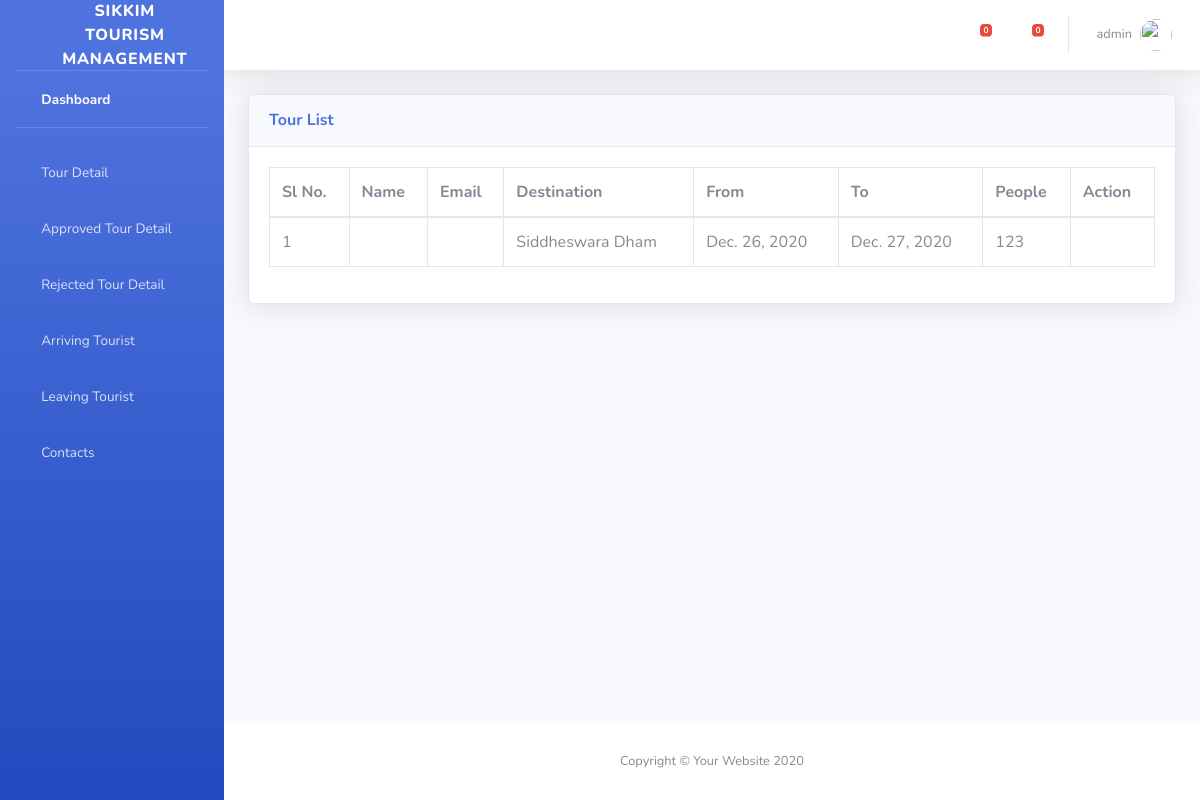
The app's page /Tour/?Rejected=1 (signed in) with its own data.
### signup/models.py (models this page shows)
class Tour(models.Model):
    destination = models.ForeignKey(Destinations, on_delete=models.CASCADE)
    user = models.ForeignKey(User, on_delete=models.CASCADE)
    datefrom = models.DateField(_("From"), auto_now=False, auto_now_add=False)
    dateto = models.DateField(_("To"), auto_now=False, auto_now_add=False)
    people = models.IntegerField(_("No of People"))
    read = models.BooleanField(default=False)
    arriving = models.BooleanField(default=False)
    leaving = models.BooleanField(default=False)
    timenow = models.DateTimeField(auto_now=True)
    approve = models.BooleanField(null=True, blank=True)

class Destinations(models.Model):
    name = models.CharField(_("Name"), max_length=50)
    address = models.CharField(_("Address"), max_length=100)
    description = models.CharField(_("Description"), max_length=100)
    image = models.CharField(_("Image"), max_length=50)
    text = models.TextField(_("Text"))

### signup/views.py (the view)
# urls.py: path('Tour/', views.TourView.as_view(), name="tour"),
class TourView(LoginRequiredMixin, ListView):
    model = Tour
    template_name="admin/tables.html"
    def get_queryset(self, *args, **kwargs):
        qs = super(TourView, self).get_queryset(*args, **kwargs)
        if 'Approve' in self.request.GET:
            return qs.filter(approve=True)
        elif 'Rejected' in self.request.GET:
            return qs.filter(approve=False)
        elif 'Today' in self.request.GET:
            return qs.filter(approve=True, datefrom = datetime.date.today())
        elif 'Todayleaving' in self.request.GET:
            return qs.filter(approve=True, dateto = datetime.date.today())
        else:
            return qs.filter(approve=None)
    def get_context_data(self, **kwargs):
        context = super(TourView, self).get_context_data(**kwargs)
        context['tp'] = True
        t = Tour.objects.all()
        t.update(read=True)
        context['messages'] = Contact.objects.filter(read=False)
        return context

### template/admin/tables.html (shortened to what this page needs)
  {% extends 'admin/adminbase.html' %}
  {% load static%}
    {% block css%}
    <link href="{% static 'vendor/datatables/dataTables.bootstrap4.min.css' %}" rel="stylesheet">
    {% endblock%}
        {% block content%}
                <div class="container-fluid">
                    <div class="card shadow mb-4">
                        <div class="card-header py-3">
                            <h6 class="m-0 font-weight-bold text-primary">Tour List</h6>
                        </div>
                        <div class="card-body">
                            <div class="table-responsive">
                                <table class="table table-bordered" id="dataTable" width="100%" cellspacing="0">
                                    <thead>
                                        <tr>
                                            <th>Sl No.</th>
                                            <th>Name</th>
                                            <th>Email</th>
                                            <th>Destination</th>
                                            <th>From</th>
                                            <th>To</th>
                                            <th>People</th>
                                            <th>Action </th>
                                        </tr>
                                    </thead>
                                     <tbody>
                                        {% for i in object_list %}
                                        <tr>
                                            <td class="data">{{forloop.counter}}</td>
                                            <td class="data">{{i.user.first_name}}</td>
                                            <td class="data">{{i.user.email}}</td>
                                            <td class="data">{{i.destination.name}}</td>
                                            <td class="data">{{i.datefrom}}</td>
                                            <td class="data">{{i.dateto}}</td>
                                            <td class="data">{{i.people}}</td>
                                            <th>
                                            </th>
                                        </tr>
                                        {% endfor %}
                                    </tbody>
                                </table>
                            </div>
                        </div>
                    </div>
                </div>
            </div>
{% endblock %}

### template/admin/adminbase.html (shortened to what this page needs)
{% load static %}
<!DOCTYPE html>
<html lang="en">
<head>
    <link href="{% static 'vendor/fontawesome-free/css/all.min.css'%}" rel="stylesheet" type="text/css">
    <link href="{% static 'css/sb-admin-2.min.css'%}" rel="stylesheet">
       {% block css%}
        {% endblock %}
</head>
<body id="page-top">
    <div id="wrapper">
        <ul class="navbar-nav bg-gradient-primary sidebar sidebar-dark accordion" id="accordionSidebar">
            <a class="sidebar-brand d-flex align-items-center justify-content-center" href="index.html">
                <div class="sidebar-brand-icon rotate-n-15">
                    <i class="fas fa-laugh-wink"></i>
                </div>
                <div class="sidebar-brand-text mx-3">Sikkim Tourism Management</div>
            </a>
            <hr class="sidebar-divider my-0">
            <li class="nav-item active">
                <a class="nav-link" href="{% url 'adminview'%}">
                    <i class="fas fa-fw fa-tachometer-alt"></i>
                    <span>Dashboard</span></a>
            </li>
            <hr class="sidebar-divider">
            <li class="nav-item">
                <a class="nav-link" href="{% url 'tour' %}">
                    <i class="fas fa-fw fa-chart-area"></i>
                    <span>Tour Detail</span></a>
            </li>
            <li class="nav-item">
                <a class="nav-link" href="{% url 'tour' %}?Approve=1">
                    <i class="fas fa-fw fa-chart-area"></i>
                    <span>Approved Tour Detail</span></a>
            </li>
            <li class="nav-item">
                <a class="nav-link" href="{% url 'tour' %}?Rejected=1">
                    <i class="fas fa-fw fa-chart-area"></i>
                    <span>Rejected Tour Detail</span></a>
            </li>
                <li class="nav-item">
                <a class="nav-link" href="{% url 'tour' %}?Today=1">
                    <i class="fas fa-fw fa-chart-area"></i>
                    <span>Arriving Tourist</span></a>
            </li>
            <li class="nav-item">
                <a class="nav-link" href="{% url 'tour' %}?Todayleaving=1">
                    <i class="fas fa-fw fa-chart-area"></i>
                    <span>Leaving Tourist</span></a>
            </li>
            <li class="nav-item">
                <a class="nav-link" href="{% url 'contact' %}">
                    <i class="fas fa-fw fa-table"></i>
                    <span>Contacts</span></a>
            </li>
        </ul>
        <div id="content-wrapper" class="d-flex flex-column">
            <div id="content">
                <nav class="navbar navbar-expand navbar-light bg-white topbar mb-4 static-top shadow">
                    <ul class="navbar-nav ml-auto">
                        <li class="nav-item dropdown no-arrow mx-1">
                            <a class="nav-link dropdown-toggle" href="#" id="alertsDropdown" role="button"
                                data-toggle="dropdown" aria-haspopup="true" aria-expanded="false">
                                <i class="fas fa-bell fa-fw"></i>
                                <span class="badge badge-danger badge-counter">{{tour|length}}</span>
                            </a>
                        </li>
                        <li class="nav-item dropdown no-arrow mx-1">
                            <a class="nav-link dropdown-toggle" href="#" id="messagesDropdown" role="button"
                                data-toggle="dropdown" aria-haspopup="true" aria-expanded="false">
                                <i class="fas fa-envelope fa-fw"></i>
                                <span class="badge badge-danger badge-counter">{{messages|length}}</span>
                            </a>
                        </li>
                        <li class="nav-item dropdown no-arrow">
                            <a class="nav-link dropdown-toggle" href="#" id="userDropdown" role="button"
                                data-toggle="dropdown" aria-haspopup="true" aria-expanded="false">
                                <span class="mr-2 d-none d-lg-inline text-gray-600 small">{{request.user.username}}</span>
                                <img class="img-profile rounded-circle"
                                    src="{% static 'img/undraw_profile.svg' %}">
                            </a>
                        </li>
                    </ul>
                </nav>
                {% block content %}
                {% endblock %}
              <footer class="sticky-footer bg-white">
                <div class="container my-auto">
                    <div class="copyright text-center my-auto">
                        <span>Copyright &copy; Your Website 2020</span>
                    </div>
                </div>
            </footer>
        </div>
    </div>

### records on screen
Tour: destination.name "Siddheswara Dham", datefrom "Dec. 26, 2020", dateto "Dec. 27, 2020", people "123"

### other values on screen
{{ tour|length }} "0"
{{ messages|length }} "0"
{{ request.user.username }} "admin"
